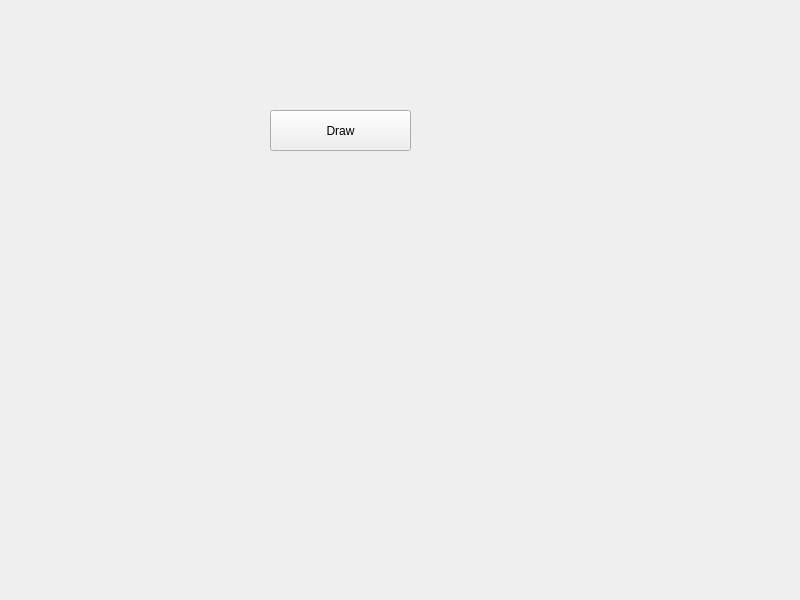
<?xml version="1.0" encoding="UTF-8"?>
<ui version="4.0">
 <class>MainWindow</class>
 <widget class="QMainWindow" name="MainWindow">
  <property name="geometry">
   <rect>
    <x>0</x>
    <y>0</y>
    <width>800</width>
    <height>600</height>
   </rect>
  </property>
  <property name="windowTitle">
   <string>MainWindow</string>
  </property>
  <widget class="QWidget" name="centralwidget">
   <widget class="QPushButton" name="draw">
    <property name="geometry">
     <rect>
      <x>270</x>
      <y>110</y>
      <width>141</width>
      <height>41</height>
     </rect>
    </property>
    <property name="text">
     <string>Draw</string>
    </property>
   </widget>
  </widget>
 </widget>
 <resources/>
 <connections/>
</ui>
